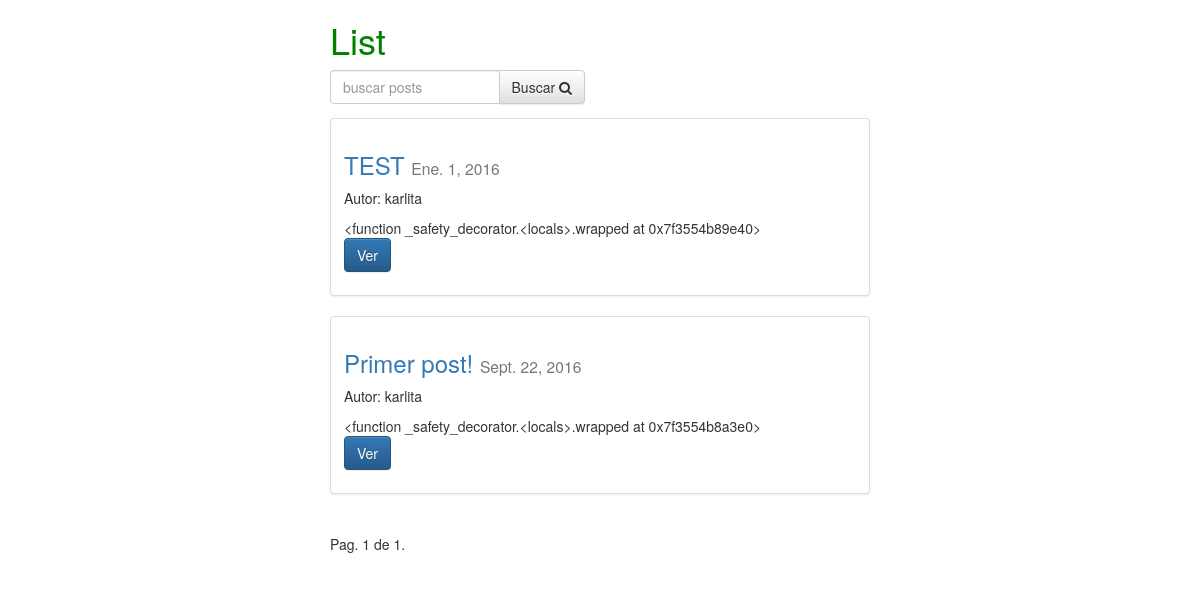
/posts/, run on the app's committed database.
### posts/models.py (models this page shows, shortened)
class Post(models.Model):
	user = models.ForeignKey(settings.AUTH_USER_MODEL, default=1)
	titulo = models.CharField(max_length=150)
	slug = models.SlugField(unique=True)
	imagen = models.ImageField(upload_to=upload_location,
			null=True,
			blank=True,
			height_field="height_field",
			width_field="width_field")
	height_field = models.IntegerField(default=0)
	width_field = models.IntegerField(default=0)
	contenido = models.TextField()
	draft = models.BooleanField(default=False)
	publish = models.DateField(auto_now=False, auto_now_add=False)
	read_time = models.IntegerField(default=0)
	timestamp = models.DateTimeField(auto_now_add=True, auto_now=False)
	actualizado = models.DateTimeField(auto_now_add=False, auto_now=True)
	objects = PostManager()
	def get_absolute_url(self):
		return reverse("posts:detail", kwargs={"slug": self.slug})
	class Meta:
		ordering = ["-timestamp", "-actualizado"]
	def get_markdown(self):
		contenido = self.contenido
		markdown_text = markdown(contenido)
		return mark_safe(markdown_text)

### posts/views.py (the view, shortened to what this page needs)
def post_list(request):
	hoy = timezone.now().date()
	queryset_list = Post.objects.active() #filter(draft=False).filter(publish__lte=timezone.now()) #all() #.order_by("-timestamp")
	if request.user.is_staff or request.user.is_superuser:
		queryset_list = Post.objects.all()
	query = request.GET.get("q")
	paginator = Paginator(queryset_list, 3) # Show 25 contacts per page
	page_request_var = "list"
	page = request.GET.get(page_request_var)
	try:
		queryset = paginator.page(page)
	except PageNotAnInteger:
		queryset = paginator.page(1)
	except EmptyPage:
		queryset = paginator.page(paginator.num_pages)
	context = {
	"titulo": "List",
	"object_list": queryset,
	"page_request_var": page_request_var,
	"hoy": hoy,
	}
	return render(request, "post_list.html", context)

### posts/models.py (called while the page is built)
	def active(self, *args, **kwargs):
		return super(PostManager, self).filter(draft=False).filter(publish__lte=timezone.now())

### templates/post_list.html (shortened to what this page needs)
{% extends "base.html" %}
{% block content %}
<div class='col-sm-6 col-sm-offset-3'>
<h1>{{ titulo }}</h1>
<form method='GET' action='' class='row'>
    <div class='col-sm-6'>
    <div class='input-group'>
<input class='form-control' type='text' name='q' placeholder='buscar posts' value='{{ request.GET.q }}' />
    <span class='input-group-btn'>
        <button class='btn btn-default' type='submit'>Buscar <i class="fa fa-search"></i></button>
    </span>
    </div>
</div>
</form>
{% for obj in object_list %}
<div class="row">
    <div class='col-sm-12'>
        <div class="thumbnail">
    <div class="caption post-detail-art">
        <h3><a href='{{ obj.get_absolute_url }}'>{{ obj.titulo }}</a> <small> {{ obj.publish }}</small></h3>
        {% if obj.user.get_full_name %}
            <p>Autor: {{ obj.user.get_full_name }}</p>
        {% else %}
            <p>Autor: {{ obj.user }}</p>
        {% endif %}
        {{ obj.get_markdown|truncatewords_html:10 }}
        <p><a href="{{ obj.get_absolute_url }}" class="btn btn-primary" role="button">Ver</a> </p>
    </div>
        </div>
    </div>
<br/>
</div>
{% endfor %}
<div class="pagination">
    <span class="step-links">
        <span class="current">
            Pag. {{ object_list.number }} de {{ object_list.paginator.num_pages }}.
        </span>
    </span>
</div>
</div>
{% endblock %}

### static/css/base.css (style rules this page uses)
h1 { color:green; }

### data on the page
Post: titulo "TEST", publish "Ene. 1, 2016", user "karlita", get_markdown "<function _safety_decorator.<locals>.wrapped at 0x7f3554b89e40>"
Post: titulo "Primer post!", publish "Sept. 22, 2016", user "karlita", get_markdown "<function _safety_decorator.<locals>.wrapped at 0x7f3554b8a3e0>"

### other printed values
{{ titulo }} "List"
{{ object_list.number }} "1"
{{ object_list.paginator.num_pages }} "1"
